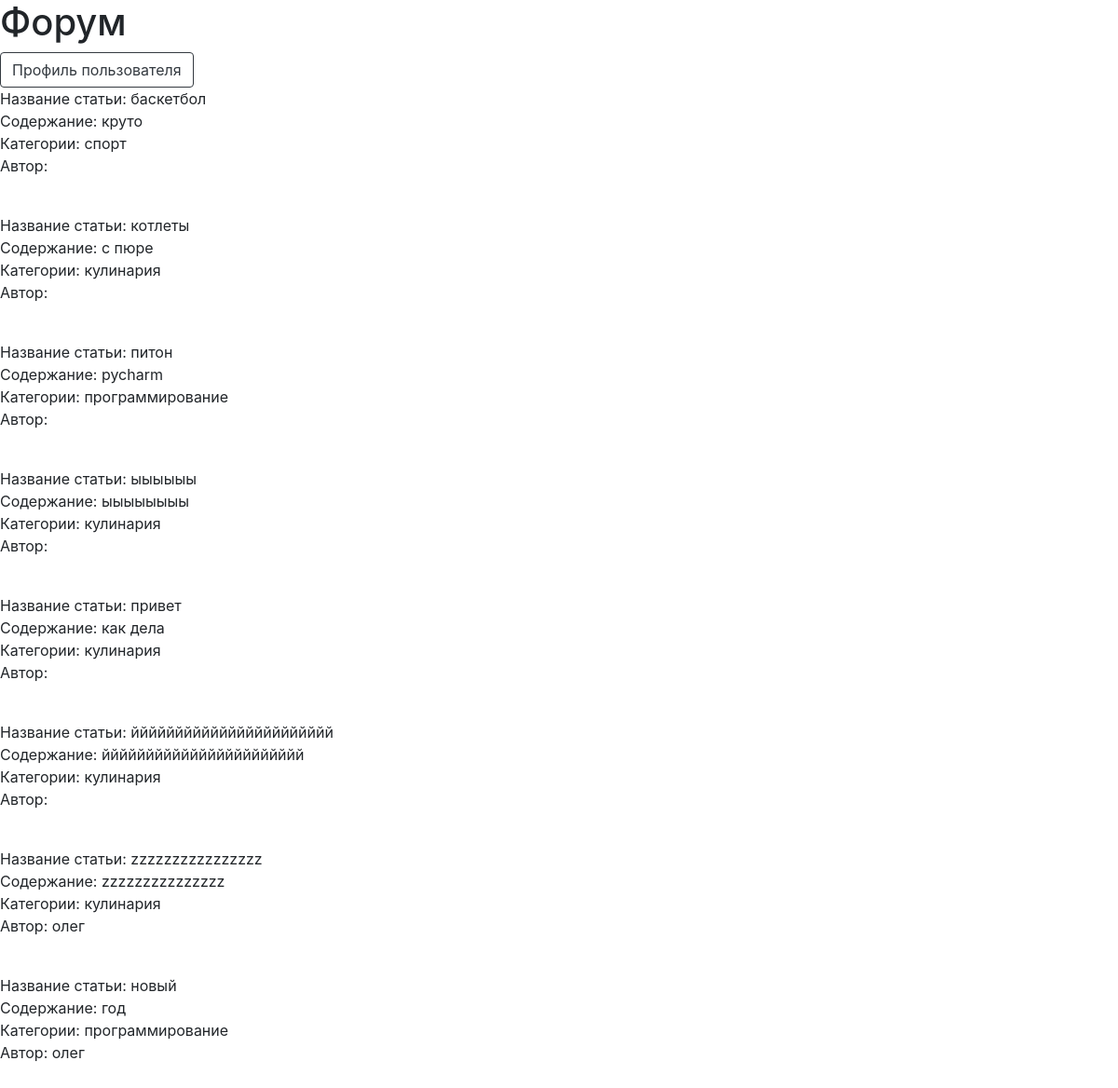
Before: / with the older database file.
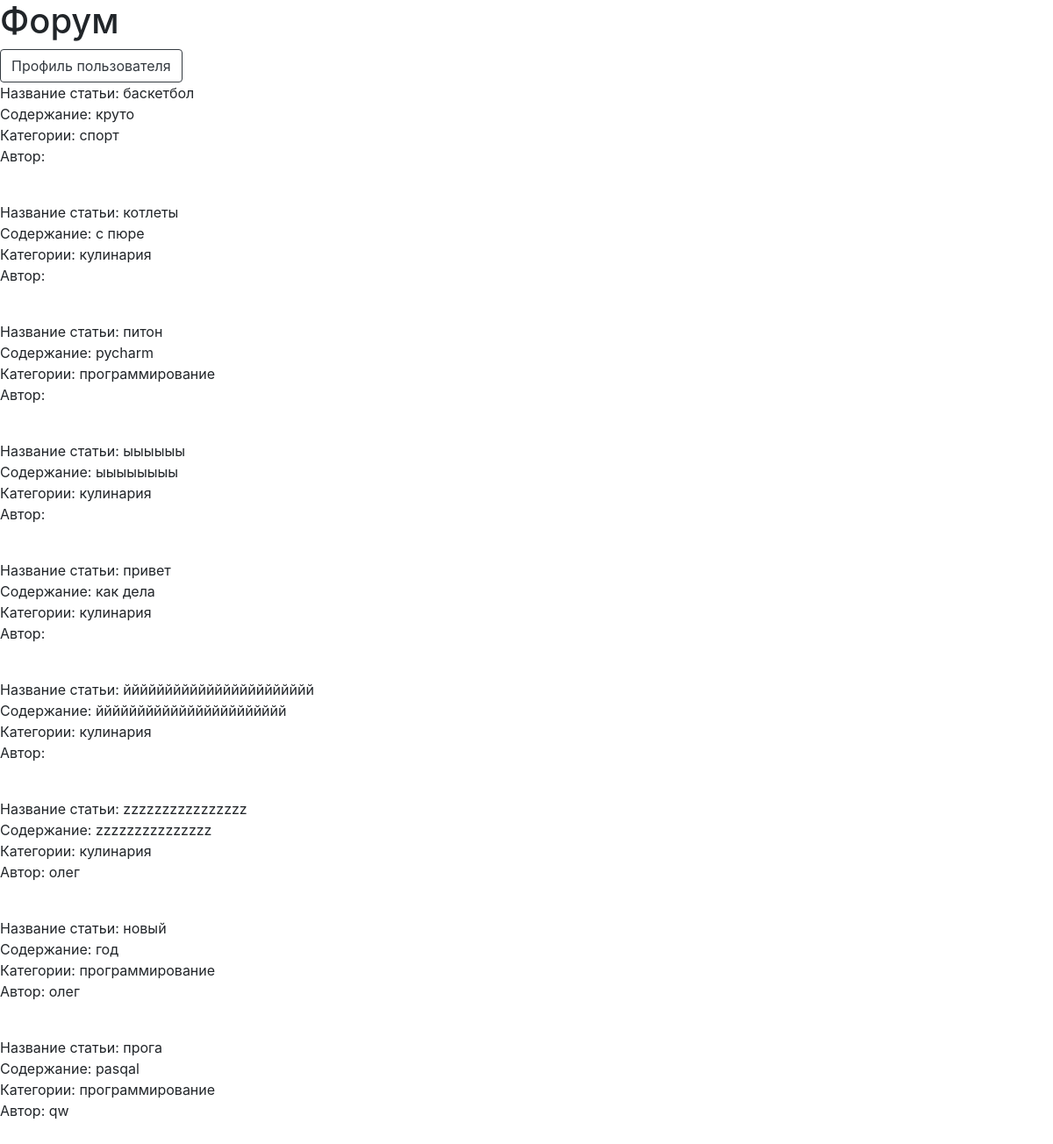
After: the same page with the newer database file.
### models.py (models this page shows)
class Base(DeclarativeBase):
    pass

class Article(Base):
    __tablename__ = 'articles'
    id: Mapped[int] = mapped_column(primary_key=True)
    name_of_article: Mapped[str]
    text_of_article: Mapped[str]
    user_id: Mapped[int] = mapped_column(ForeignKey('users.id'))
    user: Mapped['User'] = relationship(back_populates='articles')
    categories: Mapped[list['Category']] = relationship(
        back_populates='article',
        cascade='all',
    )

class Category(Base):
    __tablename__ = 'categories'
    id: Mapped[int] = mapped_column(primary_key=True)
    name_of_category: Mapped[str]
    article_id: Mapped[int] = mapped_column(ForeignKey('articles.id'))
    article: Mapped['Article'] = relationship(back_populates='categories')

class User(Base, UserMixin):
    __tablename__ = 'users'
    id: Mapped[int] = mapped_column(primary_key=True)
    username: Mapped[str]
    email: Mapped[str]
    password: Mapped[str]
    articles: Mapped[list['Article']] = relationship(
        back_populates='user',
        cascade='all'
    )

### app.py (the view)
@app.route('/', methods=['GET'])
def main_page():
    session = SessionFactory()
    articles, categories = upload_articles_and_categories(session)
    return render_template('forum/main_page.html', articles=articles, categories=categories)

### views/main_page/view_main_page.py (called while the page is built)
def upload_articles_and_categories(session):
    articles = session.query(Article).all()
    categories = session.query(Category).all()
    return articles, categories

### templates/forum/main_page.html (shortened to what this page needs)
<!DOCTYPE html>
<html lang="en">
<head>
    <link rel="stylesheet" href="https://stackpath.bootstrapcdn.com/bootstrap/4.3.1/css/bootstrap.min.css">
</head>
<body>
<h1>Форум</h1>
<div>
    <button onclick="window.location.href='{{ url_for('your_profile_page') }}';" type="button" class="btn btn-outline-dark">Профиль пользователя</button>
</div>
{% for article in articles %}
    <div>Название статьи: {{ article.name_of_article }}</div>
    <div>Содержание: {{ article.text_of_article }}</div>
    {% if article.categories %}
        <div>Категории:
            {% for category in article.categories %}
                {{ category.name_of_category }}
            {% endfor %}
        </div>
    {% endif %}
    <p>Автор: {{ article.user.username }}</p>
    <br>
{% endfor %}
</body>
</html>

Changed rows visible on the page:
added Article: name_of_article "прога", text_of_article "pasqal", user.username "qw"
added Category: name_of_category "программирование", shown under "прога"
